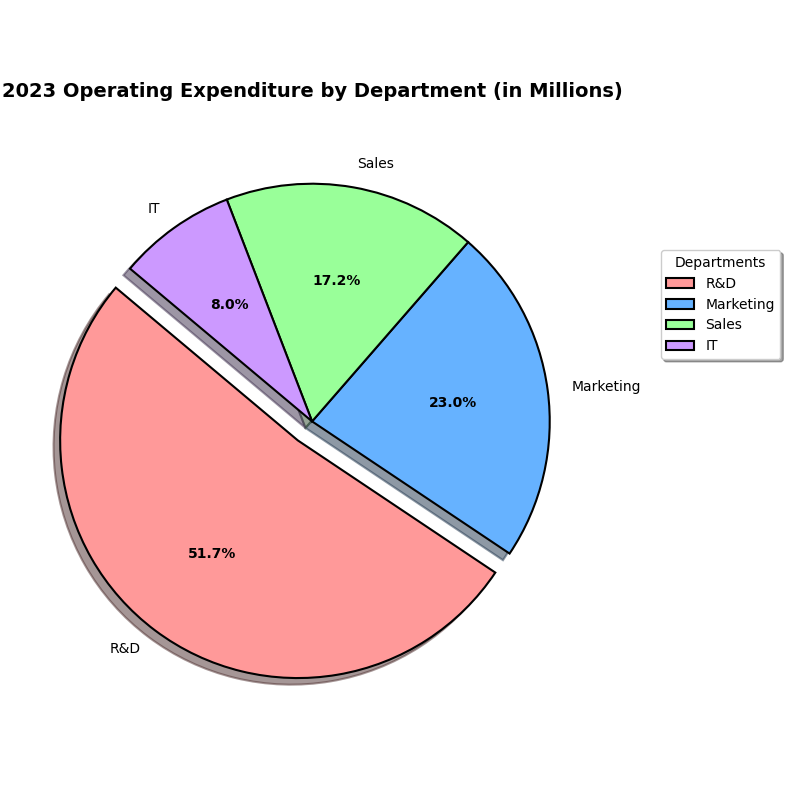

This figure's Python source:
import matplotlib.pyplot as plt

departments = ['R&D', 'Marketing', 'Sales', 'IT']
expenditure = [45, 20, 15, 7]  # in millions
colors = ['#FF9999', '#66B2FF', '#99FF99', '#CC99FF']
explode = (0.1, 0, 0, 0)

fig, ax1 = plt.subplots(figsize=(8, 8))

wedges, texts, autotexts = ax1.pie(
    expenditure, explode=explode, labels=departments, colors=colors, autopct='%1.1f%%',
    startangle=140, shadow=True, wedgeprops=dict(edgecolor='black', linewidth=1.5))

plt.setp(autotexts, size=10, weight="bold", color="black")

ax1.set_title('2023 Operating Expenditure by Department (in Millions)', fontsize=14, fontweight='bold', pad=20)
ax1.legend(title='Departments', loc='upper right', bbox_to_anchor=(1.3, 0.8), shadow=True, fontsize=10)

plt.tight_layout()

plt.show()
